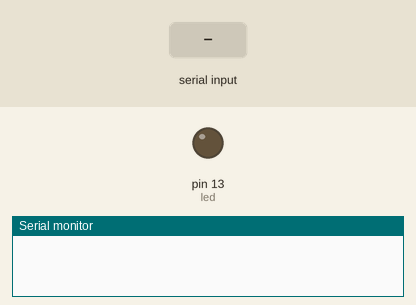
This sketch was run on a simulated Arduino Uno, built with avr-gcc and run on an emulated ATmega328P. On the bench: output pins drawn as LEDs (lit = HIGH), the last lines printed to the serial monitor. Inputs (shaded band) come from the test bench.

Above: at 1.2 s.
1.3 s: "Lampada\n" received over the second serial link
At 2.2 s:
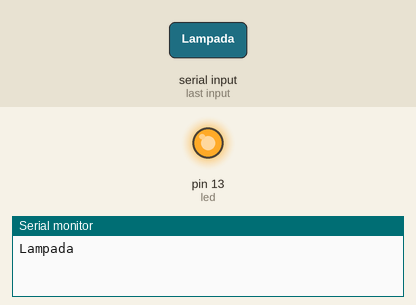
2.8 s: "1\n" received over the second serial link
Timing chart, 0 to 5.8 s (numbered marks = the images above; inputs shaded):
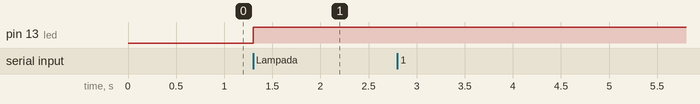

The sketch:

ReadStringUntil_com_SoftwareSerial.ino
```cpp
#include <SoftwareSerial.h>

String comando = "";                   // Inicializa e limpa a String comando
const unsigned int TAMANHO_MAX = 512;  // Define um limite de caracteres para evitar realocações constantes de memôria
const int TX_D = 14;
const int RX_D = 15;
SoftwareSerial Micro2(RX_D, TX_D);
int led = 13;  // Define a porta logica do led

void setup() {
  Serial.begin(38400);  // Inicia a Serial
  Micro2.begin(38400);
  Serial.setTimeout(1000);       // diminui o tempo de espera se '\n' não vier
  comando.reserve(TAMANHO_MAX);  // Reserva um espaço de 512 bytes na memôria para o comando
  pinMode(led, OUTPUT);          // Define a porta da led com Saida
  digitalWrite(led, LOW);        // Seta a porta do led com desligada/baixa

  Micro2.println("Ola");
  Micro2.println("Ola");
  Micro2.println("Ola");
}

void loop() {
  comando = "";                              // Apaga o comando anterior
  comando = Micro2.readStringUntil('\n');    // Le novo comando que chegar na Serial
  if (!comando.length() == 0) {              // Se o comando não estiver vazio
    Serial.println(comando);                 // Imprime o comando
    if (comando.indexOf("Lampada") >= 0) {   // Se encontrar no comando uma string "Lampada"
      digitalWrite(led, !digitalRead(led));  // Inverte o estado lógico do led, se antes estava ligado agora fica desligado, vice e versa
    }
  }
}
```

Measured:
- after the input at 1.3 s, pin 13 (led): LOW → HIGH at once
